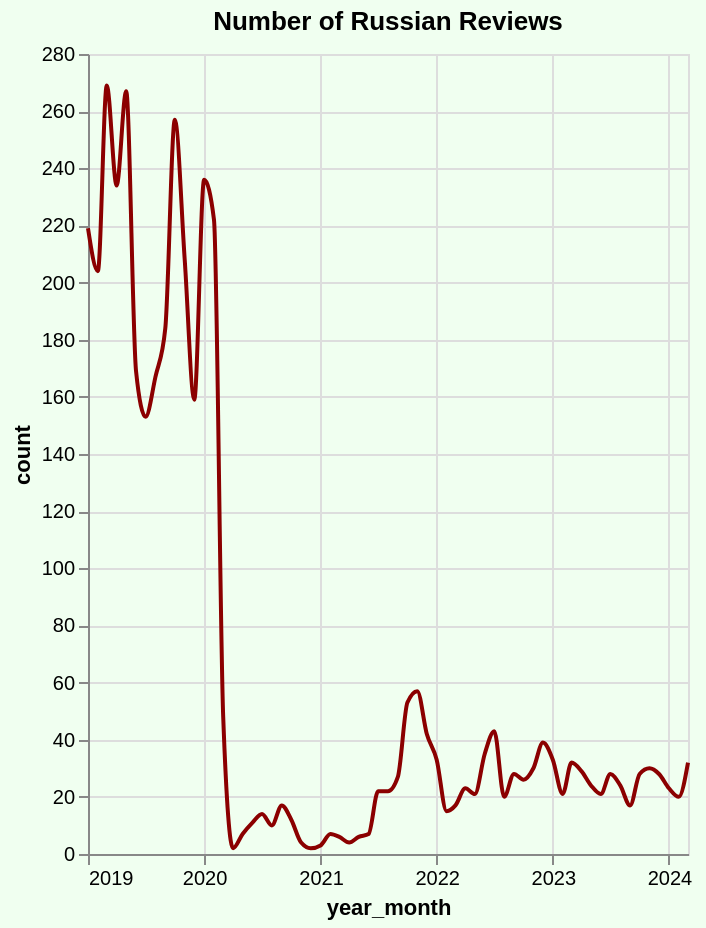

Express this chart as Vega-Lite.
### Vega-Lite specification from a JSON file in a GitHub repository (floating-point values rounded to 4 significant figures)
{"config": {"view": {"continuousWidth": 300, "continuousHeight": 300}}, "data": {"name": "data-548f36435d7233b03dae948b47cf2ecc"}, "mark": {"type": "line", "color": "darkred", "interpolate": "monotone", "point": false}, "background": "#f0fff0", "encoding": {"tooltip": [{"field": "year_month", "type": "temporal"}, {"field": "count", "type": "quantitative"}, {"field": "type", "type": "nominal"}], "x": {"field": "year_month", "type": "temporal"}, "y": {"field": "count", "type": "quantitative"}}, "height": 400, "title": "Number of Russian Reviews", "width": "container", "$schema": "https://vega.github.io/schema/vega-lite/v5.17.0.json", "datasets": {"data-548f36435d7233b03dae948b47cf2ecc": [{"year_month": "2019-01-01T00:00:00", "count": 219, "type": "Russian Reviews"}, {"year_month": "2019-02-01T00:00:00", "count": 204, "type": "Russian Reviews"}, {"year_month": "2019-03-01T00:00:00", "count": 269, "type": "Russian Reviews"}, {"year_month": "2019-04-01T00:00:00", "count": 234, "type": "Russian Reviews"}, {"year_month": "2019-05-01T00:00:00", "count": 267, "type": "Russian Reviews"}, {"year_month": "2019-06-01T00:00:00", "count": 169, "type": "Russian Reviews"}, {"year_month": "2019-07-01T00:00:00", "count": 153, "type": "Russian Reviews"}, {"year_month": "2019-08-01T00:00:00", "count": 167, "type": "Russian Reviews"}, {"year_month": "2019-09-01T00:00:00", "count": 184, "type": "Russian Reviews"}, {"year_month": "2019-10-01T00:00:00", "count": 257, "type": "Russian Reviews"}, {"year_month": "2019-11-01T00:00:00", "count": 208, "type": "Russian Reviews"}, {"year_month": "2019-12-01T00:00:00", "count": 159, "type": "Russian Reviews"}, {"year_month": "2020-01-01T00:00:00", "count": 236, "type": "Russian Reviews"}, {"year_month": "2020-02-01T00:00:00", "count": 222, "type": "Russian Reviews"}, {"year_month": "2020-03-01T00:00:00", "count": 48, "type": "Russian Reviews"}, {"year_month": "2020-04-01T00:00:00", "count": 2, "type": "Russian Reviews"}, {"year_month": "2020-05-01T00:00:00", "count": 7, "type": "Russian Reviews"}, {"year_month": "2020-06-01T00:00:00", "count": 11, "type": "Russian Reviews"}, {"year_month": "2020-07-01T00:00:00", "count": 14, "type": "Russian Reviews"}, {"year_month": "2020-08-01T00:00:00", "count": 10, "type": "Russian Reviews"}, {"year_month": "2020-09-01T00:00:00", "count": 17, "type": "Russian Reviews"}, {"year_month": "2020-10-01T00:00:00", "count": 12, "type": "Russian Reviews"}, {"year_month": "2020-11-01T00:00:00", "count": 4, "type": "Russian Reviews"}, {"year_month": "2020-12-01T00:00:00", "count": 2, "type": "Russian Reviews"}, {"year_month": "2021-01-01T00:00:00", "count": 3, "type": "Russian Reviews"}, {"year_month": "2021-02-01T00:00:00", "count": 7, "type": "Russian Reviews"}, {"year_month": "2021-03-01T00:00:00", "count": 6, "type": "Russian Reviews"}, {"year_month": "2021-04-01T00:00:00", "count": 4, "type": "Russian Reviews"}, {"year_month": "2021-05-01T00:00:00", "count": 6, "type": "Russian Reviews"}, {"year_month": "2021-06-01T00:00:00", "count": 7, "type": "Russian Reviews"}, {"year_month": "2021-07-01T00:00:00", "count": 22, "type": "Russian Reviews"}, {"year_month": "2021-08-01T00:00:00", "count": 22, "type": "Russian Reviews"}, {"year_month": "2021-09-01T00:00:00", "count": 27, "type": "Russian Reviews"}, {"year_month": "2021-10-01T00:00:00", "count": 53, "type": "Russian Reviews"}, {"year_month": "2021-11-01T00:00:00", "count": 57, "type": "Russian Reviews"}, {"year_month": "2021-12-01T00:00:00", "count": 42, "type": "Russian Reviews"}, {"year_month": "2022-01-01T00:00:00", "count": 33, "type": "Russian Reviews"}, {"year_month": "2022-02-01T00:00:00", "count": 15, "type": "Russian Reviews"}, {"year_month": "2022-03-01T00:00:00", "count": 17, "type": "Russian Reviews"}, {"year_month": "2022-04-01T00:00:00", "count": 23, "type": "Russian Reviews"}, {"year_month": "2022-05-01T00:00:00", "count": 21, "type": "Russian Reviews"}, {"year_month": "2022-06-01T00:00:00", "count": 35, "type": "Russian Reviews"}, {"year_month": "2022-07-01T00:00:00", "count": 43, "type": "Russian Reviews"}, {"year_month": "2022-08-01T00:00:00", "count": 20, "type": "Russian Reviews"}, {"year_month": "2022-09-01T00:00:00", "count": 28, "type": "Russian Reviews"}, {"year_month": "2022-10-01T00:00:00", "count": 26, "type": "Russian Reviews"}, {"year_month": "2022-11-01T00:00:00", "count": 30, "type": "Russian Reviews"}, {"year_month": "2022-12-01T00:00:00", "count": 39, "type": "Russian Reviews"}, {"year_month": "2023-01-01T00:00:00", "count": 33, "type": "Russian Reviews"}, {"year_month": "2023-02-01T00:00:00", "count": 21, "type": "Russian Reviews"}, {"year_month": "2023-03-01T00:00:00", "count": 32, "type": "Russian Reviews"}, {"year_month": "2023-04-01T00:00:00", "count": 29, "type": "Russian Reviews"}, {"year_month": "2023-05-01T00:00:00", "count": 24, "type": "Russian Reviews"}, {"year_month": "2023-06-01T00:00:00", "count": 21, "type": "Russian Reviews"}, {"year_month": "2023-07-01T00:00:00", "count": 28, "type": "Russian Reviews"}, {"year_month": "2023-08-01T00:00:00", "count": 24, "type": "Russian Reviews"}, {"year_month": "2023-09-01T00:00:00", "count": 17, "type": "Russian Reviews"}, {"year_month": "2023-10-01T00:00:00", "count": 28, "type": "Russian Reviews"}, {"year_month": "2023-11-01T00:00:00", "count": 30, "type": "Russian Reviews"}, {"year_month": "2023-12-01T00:00:00", "count": 28, "type": "Russian Reviews"}, {"year_month": "2024-01-01T00:00:00", "count": 23, "type": "Russian Reviews"}, {"year_month": "2024-02-01T00:00:00", "count": 20, "type": "Russian Reviews"}, {"year_month": "2024-03-01T00:00:00", "count": 32, "type": "Russian Reviews"}]}}
